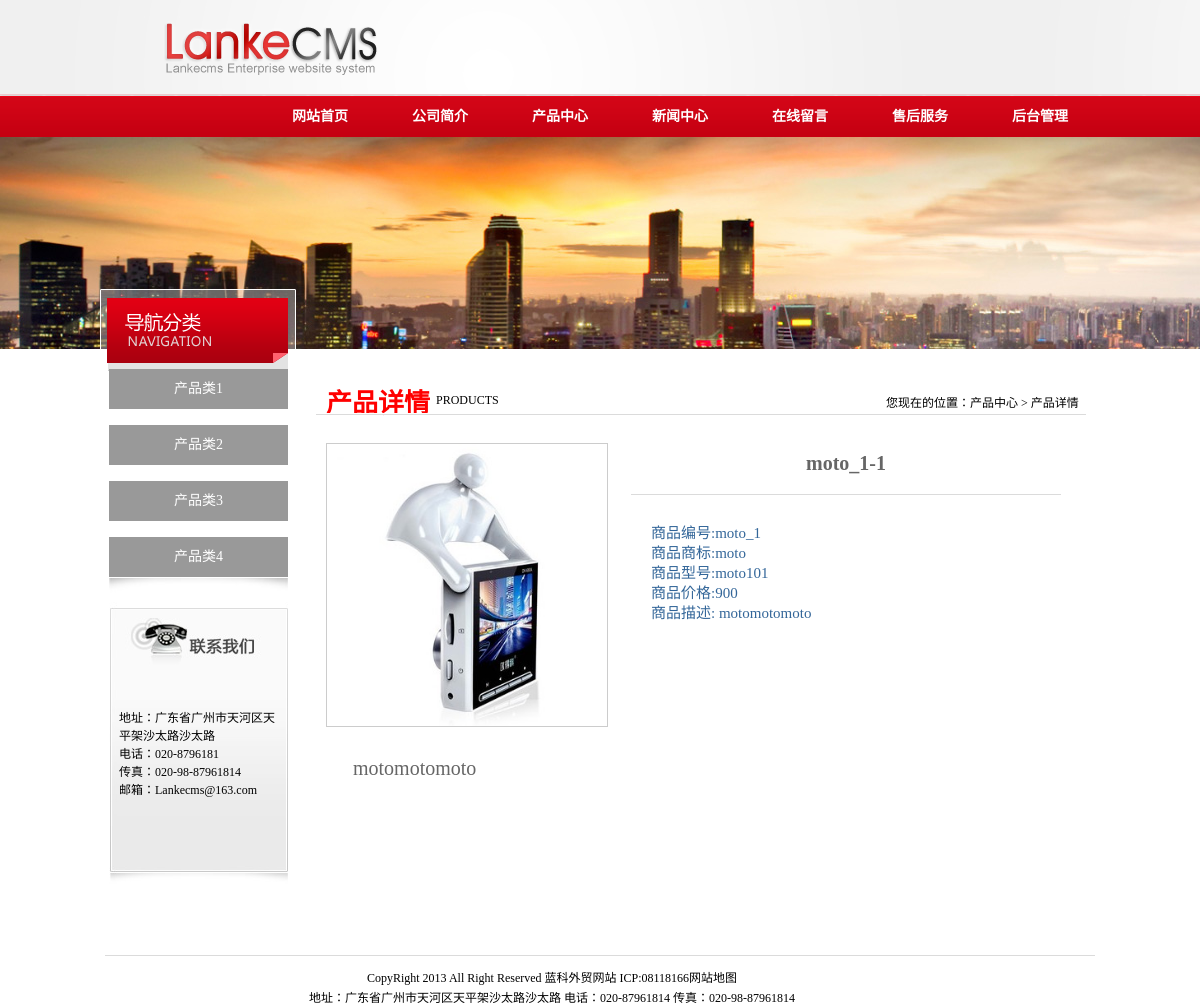
/product_son.php?id=10, run on the app's committed database.
### tables this page shows
CREATE TABLE `product` (
  `productID` int(11) NOT NULL AUTO_INCREMENT,
  `serialNumber` varchar(20) NOT NULL,
  `name` varchar(20) NOT NULL,
  `brand` varchar(20) DEFAULT NULL,
  `model` varchar(20) DEFAULT NULL,
  `price` decimal(10,0) DEFAULT NULL,
  `prcture` varchar(20) DEFAULT NULL,
  `description` varchar(800) DEFAULT NULL,
  PRIMARY KEY (`productID`)
);

### product_son.php (the view, shortened to what this page needs)
<!DOCTYPE html PUBLIC "-//W3C//DTD XHTML 1.0 Transitional//EN" "http://www.w3.org/TR/xhtml1/DTD/xhtml1-transitional.dtd">
<html xmlns="http://www.w3.org/1999/xhtml">
<head>
<link rel="stylesheet" type="text/css" href="css.css"/>
</head>
<body>
 <div id="one"></div>
 <div id="big_two">
    <div id="left">
      <div id="left_bg1">
         <p><a href="#">产品类1</a><br/><a href="#">产品类2</a><br/><a href="#">产品类3</a><br/><a href="#">产品类4</a></p>
      </div>
      <div id="contact_bg1">
       <p>地址：广东省广州市天河区天<br/>
          平架沙太路沙太路<br/>
          电话：020-8796181<br/>
          传真：020-98-87961814<br/>
          邮箱：Lankecms@163.com</p>
      </div>
    </div>
   <?
	  $id=$_GET['id'];
      include("admin/conn.php");
	  $sql="select `productID`,`serialNumber`,`name`,`brand`,`model`,`price`,`prcture`,`description` from `product` where `productID`=$id";
	  $str=mysql_query($sql,$conn);
	  $row=mysql_fetch_array($str);
	 ?>
    <div id="right">
    <div id="right_one">
      <div id="div_1"><h2 style="color:#F00; font:bold 26px 宋体;">产品详情</h2></div>
      <div style="width:50px; height:20px; float:left; margin-top:44px;">PRODUCTS</div>
      <div id="div_2">您现在的位置：产品中心 > 产品详情</div>
      <img src="images/path_line.gif" style="margin:o auto; width:770px; height:2px;"/>
    </div>
    <div id="right1_two">
        <div id="picture"><img src="images/<?=$row['prcture']?>"  style="width:280px; width:280px; border:#CCC solid 1px;"/></div>
         <div id="description">
            <div id="name">
                <p style="color:#666; font: bold 20px/20px 宋体; text-align:center;"><?=$row['name']?></p>
                <img src="images/path_line.gif" style="margin-top:20px; width:430px; height:2px;"/>
            </div>
            <div id="pro_son">
                <ul style="color:#369;">
                <li>商品编号:<?=$row["serialNumber"]?></li>
                <li>商品商标:<?=$row["brand"]?></li>
                <li>商品型号:<?=$row["model"]?></li>
                <li>商品价格:<?=$row["price"]?></li>
                <li>商品描述:<?=$row["description"]?></li>
                </ul>
            </div>
         </div>
        <div style=" width:700px; height:100px; float:left; margin-top:35px; margin-left:37px;">
          <p style="color:#666; font:20px/20px 宋体;"><?=$row["description"]?></p>
        </div>
	</div>
  </div>
</body>
 </html>

### css.css (style rules this page uses)
* { margin:0;padding:0; }
body { width:auto; height:0 auto; font:12px 宋体; }
#top { background:url(images/bg.jpg); }
#top img { margin-left:150px; }
#nav_bg { background:url(images/nav_bg.png); height:43px; }
#nav_bg ul { margin-left:140px; }
#nav_bg ul li { font:bold 14px/28px 宋体; height:45px; float:left; width:120px; color:#FFF; list-style:none; line-height:45px; }
#nav_bg li a { color:#FFF; display:block; text-align:center; list-style:none; height:45px; }
#nav_bg a:link { list-style:none; color:#FFF; text-decoration:none; }
#foot_son { width:990px; height:70px; margin:0 auto; }
#foot_son img { width:990px; height:2px; margin-top:5px; }
#one { background:url(images/01.jpg); width:100%; height:212px; }
#big_two { width:1000px; height:620px; margin:0 auto; }
#left { width:196px; height:470px; float:left; }
#right { width:770px; height:600px; float:left; margin-left:20px; }
#right_one { width:770px; height:60px; }
#div_1 { width:110px; height:30px; float:left; margin-top:33px; margin-left:10px; }
#div_2 { width:200px; height:20px; float:left; margin-left:570px; margin-top:-20px; }
#left_bg1 { background:url(images/left_bg.png) no-repeat; width:196px; height:176px; float:left; margin-top:-60px; }
#left_bg1 p { margin-top:80px; margin-left:9px; font:14px 宋体; width:179px; height:40px; }
#left_bg1 a { margin-left:0px; font:14px 宋体; display:block; background-color:#999; text-align:center; line-height:40px; text-decoration:none; color:#fff; }
#contact_bg1 { background:url(images/contact_bg.jpg) no-repeat; width:179px; height:314px; float:left; margin-left:9px; margin-top:113px; }
#contact_bg1 p { margin-top:130px; margin-left:10px; }
#right1_two { width:770px; height:450px; float:left; margin-top:10px; }
#picture { width:280px; height:280px; float:left; margin-top:20px; margin-left:10px; }
#description { width:450px; height:280px; float:left; margin-left:15px; margin-top:20px; }
#name { width:430px; height:50px; float:left; margin-top:10px; margin-left:10px; }
#pro_son { width:430px; height:180px; float:left; margin-left:10px; margin-top:20px; }
#pro_son ul li { list-style:none; font:15px/20px 宋体; margin-left:20px; }

### data on the page
product: prcture (picture), name "moto_1-1", serialNumber "moto_1", brand "moto", model "moto101", price "900", description "motomotomoto"
